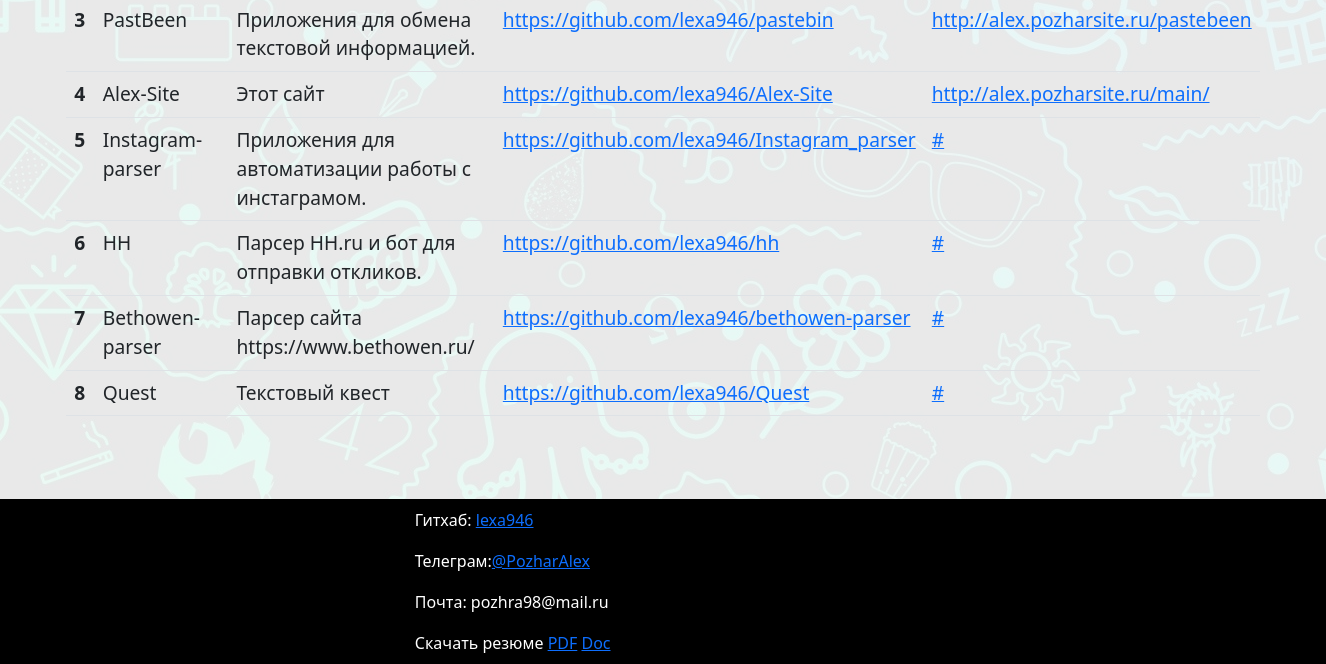
Before: /main/ (lower part) with the older database file.
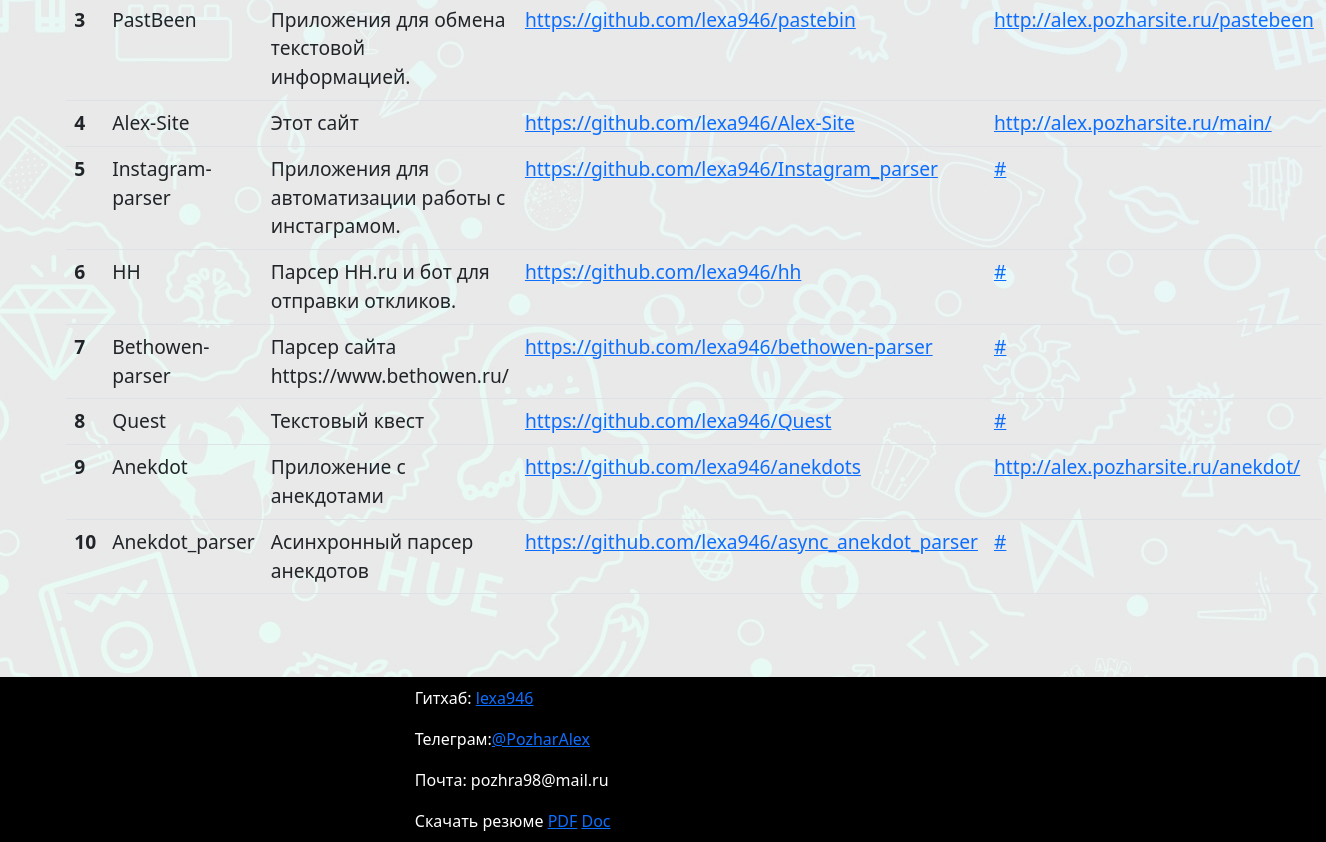
After: the same page with the newer database file.
### mainapp/models/works.py (models this page shows)
class WorkOrm(Base):
    __tablename__ = "works"
    id: Mapped[int] = mapped_column(primary_key=True, index=True)
    name: Mapped[str]
    description: Mapped[str | None] = mapped_column(default=None)
    git_url: Mapped[str] = mapped_column(unique=True)
    site_url: Mapped[str | None] = mapped_column(default=None)

### mainapp/routers/main.py (the view)
@router.get('/')
async def index(db: Annotated[AsyncSession, Depends(get_db)], request: Request) -> HTMLResponse:
    works = await get_all_works(db)
    return templates.TemplateResponse(r"index.html", {
        "request": request, "works": works,
    })

### mainapp/templates/index.html (shortened to what this page needs)
{% extends "base.html" %}
{% block body %}
<section id="works">
    <table class="table">
        <tbody>
            {% for work in works %}
                <tr>
                    <th scope="row">{{ work.id }}</th>
                    <td>{{ work.name }}</td>
                    <td>
                        {{ work.description|default(' ') }}
                    </td>
                    <td><a href="{{ work.git_url }}" class="link" target="_blank">{{ work.git_url }}</a></td>
                    <td><a href="{{ work.site_url|default('#', true) }}" class="link" target="_blank">{{ work.site_url|default('#', true) }}</a></td>
                </tr>
            {% endfor %}
        </tbody>
    </table>
</section>
{% endblock %}

### mainapp/templates/base.html (shortened to what this page needs)
<!DOCTYPE html>
<html lang="en">
<head>
    <link href="https://cdn.jsdelivr.net/npm/bootstrap@5.0.2/dist/css/bootstrap.min.css" rel="stylesheet"
>
    <link rel="stylesheet" href="/static/main/styles/main.css">
</head>
<body>
<div style="" class="mx-auto main-body">
    {% block body %}
    {% endblock %}
    <footer>
        <ul class="list-group d-flex">
            <li class="list-group-item" style="background-color: black; color:white;">Гитхаб: <a
                    href="https://github.com/lexa946" class="" target="_blank">lexa946</a></li>
            <li class="list-group-item" style="background-color: black; color:white;">Телеграм:<a
                    href="https://t.me/pozharalex" class="" target="_blank">@PozharAlex</a></li>
            <li class="list-group-item" style="background-color: black; color:white;">Почта: pozhra98@mail.ru</li>
            <li class="list-group-item" style="background-color: black; color:white;">Скачать резюме
                <a href="/static/main/resume.pdf" class="" target="_blank">PDF</a>
                <a href="/static/main/resume.doc" class="" target="_blank">Doc</a>
            </li>
        </ul>
    </footer>
</div>
</body>
</html>

### mainapp/static/styles/main.css (style rules this page uses)
body { background-image: url("/static/main/background.jpg"); min-height: 100%; }
.main-body { background-color: rgb(255, 255, 255, 90%); max-width: 1400px; alight: center; max-height: 100%; }
footer { background-color: black; color: white; padding:0 30%; }
footer li { color: white; background-color: black; }
#works { padding: 5%; font-size: 1.2rem; }

Changed rows visible on the page:
added WorkOrm: id "9", name "Anekdot", description "Приложение с анекдотами", git_url "https://github.com/lexa946/anekdots", site_url "http://alex.pozharsite.ru/anekdot/"
added WorkOrm: id "10", name "Anekdot_parser", description "Асинхронный парсер анекдотов", git_url "https://github.com/lexa946/async_anekdot_parser", site_url "#"
